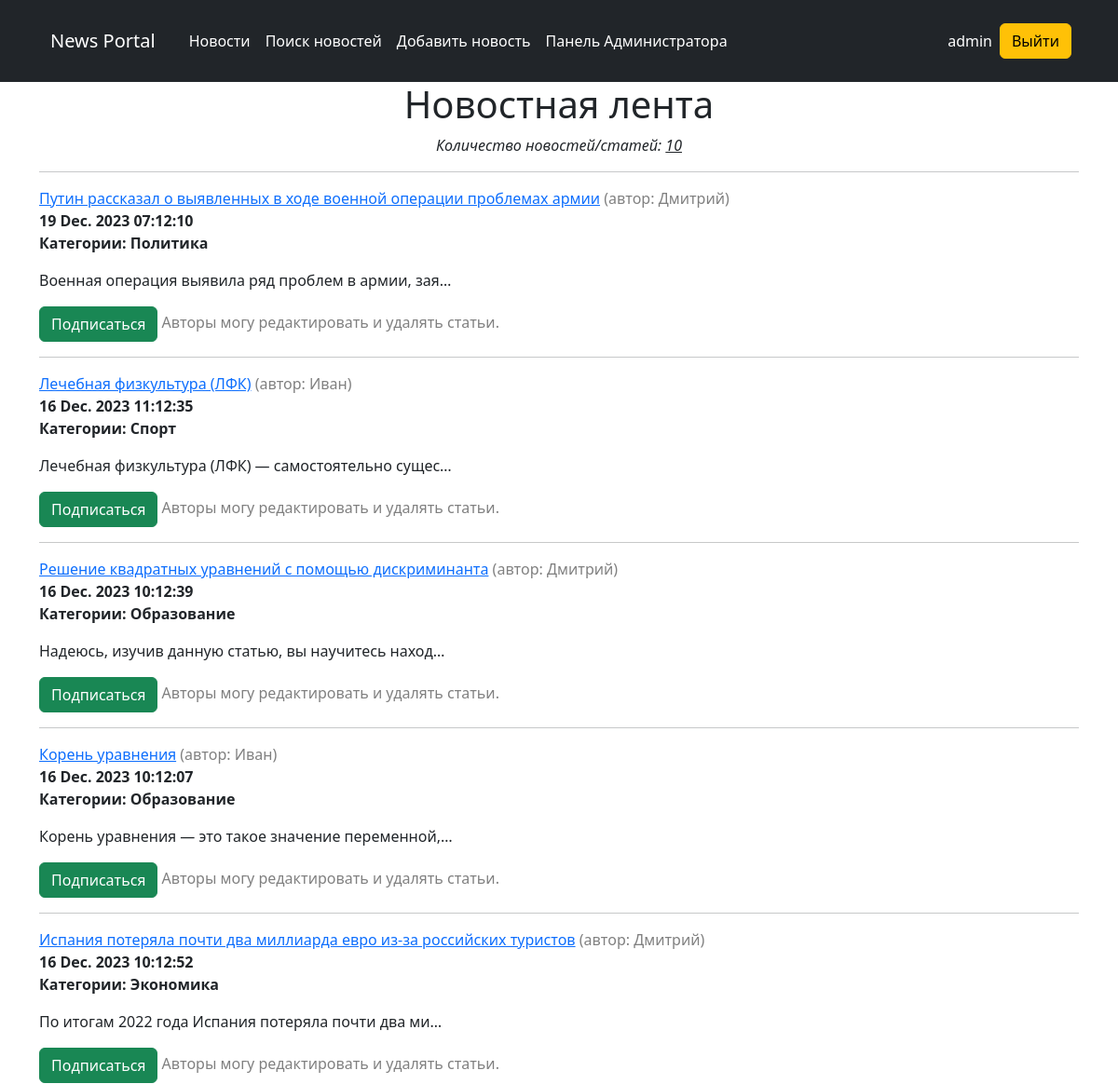
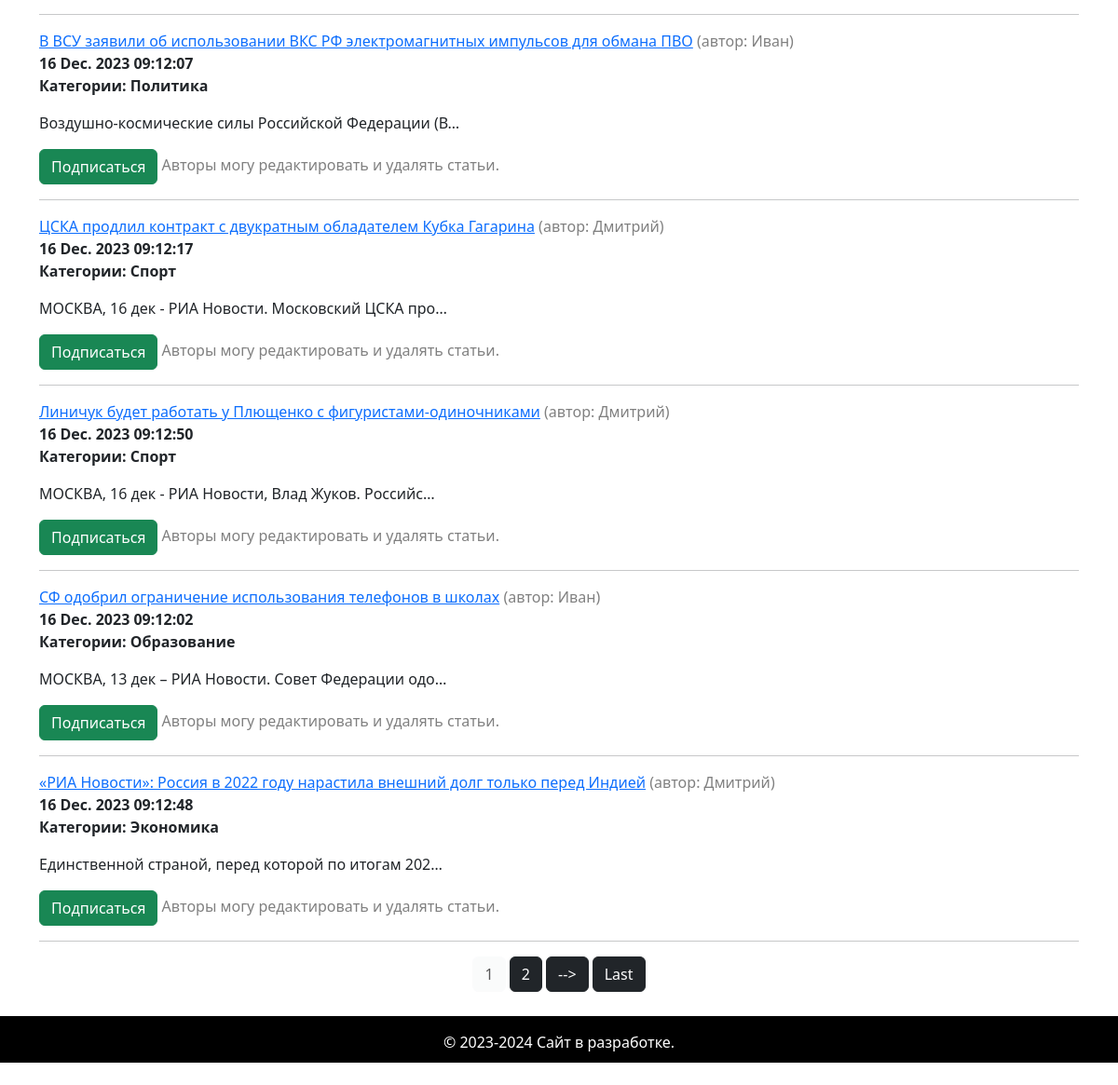
The app's page /news/ (signed in), older data (2 pictures, top to bottom).
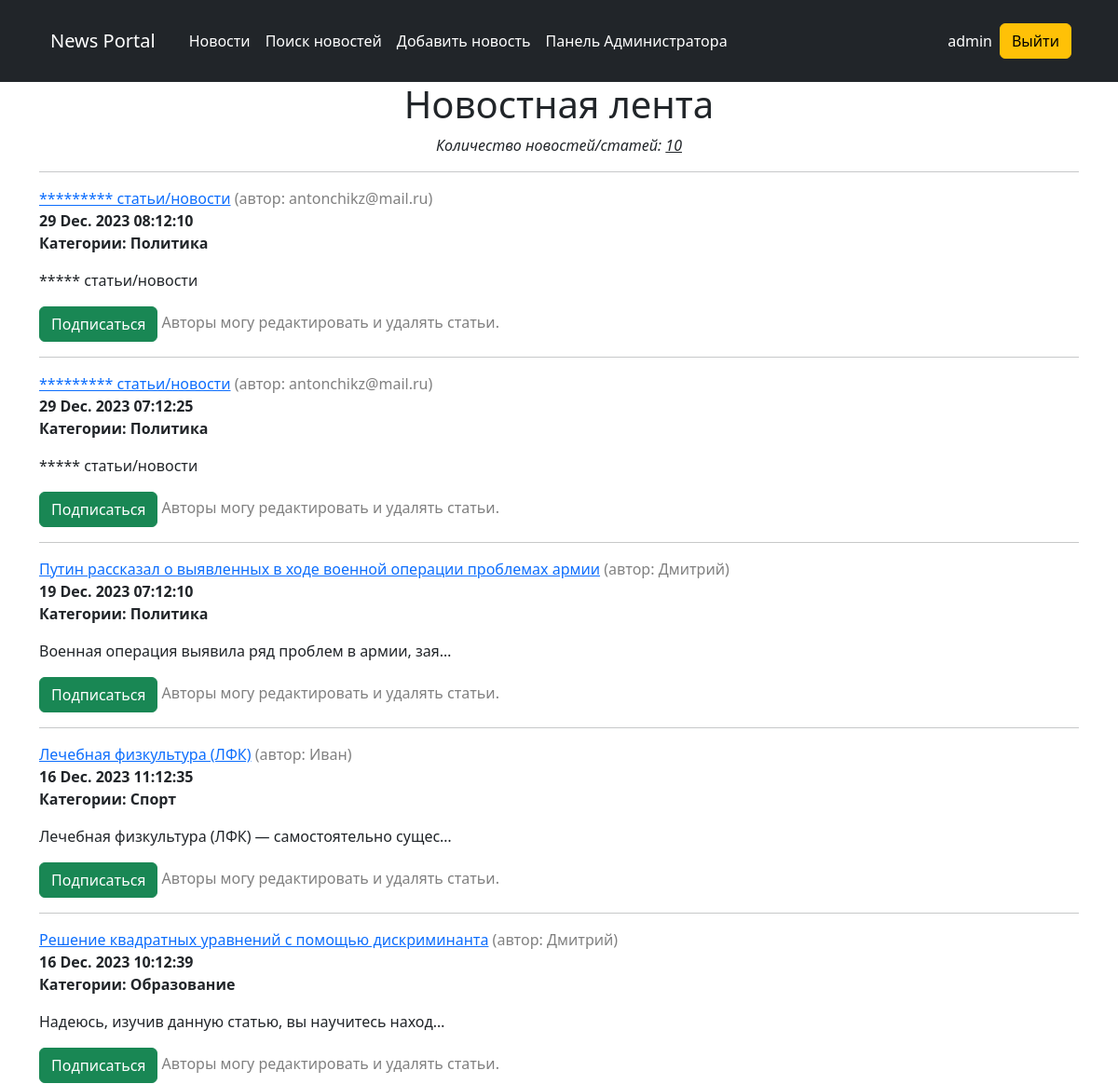
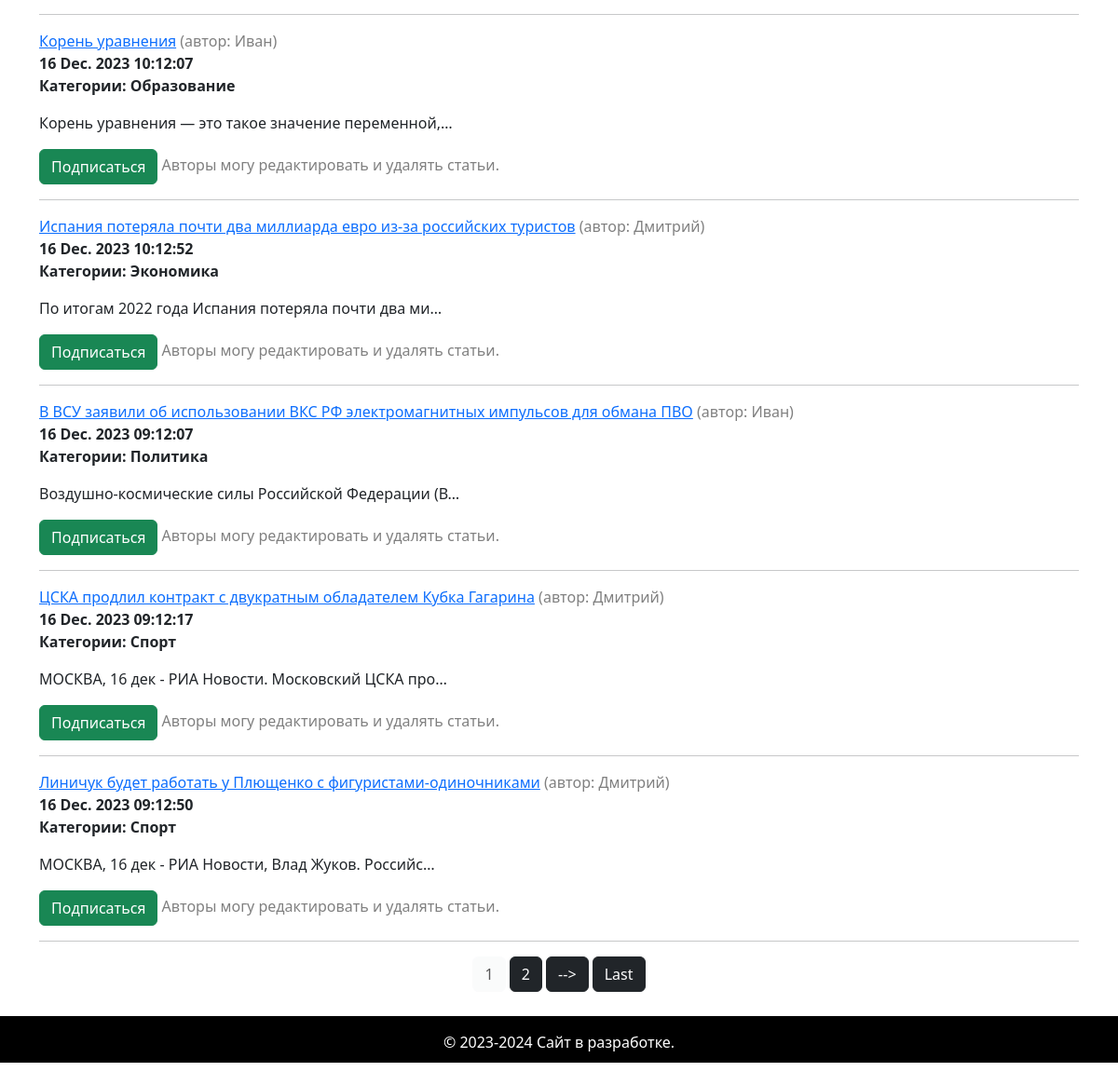
The same page, newer data (2 pictures, top to bottom).
### news/models.py (models this page shows, shortened)
class Post(models.Model):
    article = 'AR'
    news = 'NE'
    POSITIONS = [
        (article, 'Статья'),
        (news, 'Новости'),
    ]
    author = models.ForeignKey(Author, on_delete=models.CASCADE)  # связь «один ко многим» с моделью Author
    choose_news = models.CharField(max_length=2, choices=POSITIONS)
    datetime_post = models.DateTimeField(auto_now_add=True)
    category = models.ManyToManyField(Category, through='PostCategory')  # связь «многие ко многим» с моделью Category
    title = models.CharField(max_length=255, default='Заголовок статьи/новости')
    text = models.TextField(default='Текст статьи/новости')
    rating = models.IntegerField(default=0)

class Author(models.Model):
    user = models.OneToOneField(User, on_delete=models.CASCADE)
    rating = models.IntegerField(default=0)
    def __str__(self):
        return f'{self.user}'

class Category(models.Model):
    name = models.CharField(max_length=255, unique=True)
    subscriber = models.ManyToManyField(User, related_name='categories')
    def __str__(self):
        return self.name

### news/views.py (the view)
# urls.py: path('news/', PostsList.as_view(), name='news'),
class PostsList(LoginRequiredMixin, PermissionRequiredMixin, ListView):
    model = Post
    ordering = '-datetime_post'
    template_name = 'news/posts.html'
    context_object_name = 'news'
    paginate_by = 10
    permission_required = (
        'news.view_post',
    )

### news/templatetags/custom_filters.py (called while the page is built)
def clear_str(word: str) -> str:
    ss = map(lambda x: x if x not in punctuation else "", word)
    result = ''.join(ss)
    return result.lower()

@register.filter()
def censor(value: str) -> str:
    try:
        if type(value) == str:
            result = map(lambda word: '*' * len(word) if clear_str(word) in PI_WORDS else word, value.split())
            text = ' '.join(result)
        else:
            raise TypeError
    except TypeError as e:
        print(f'Необходимо передавать тип данных str, вместо этого получаем {type(value)}')
    else:
        return text

### news/templatetags/custom_tags.py (called while the page is built)
@register.simple_tag(takes_context=True)
def url_replace(context, **kwargs):
    d = context['request'].GET.copy()
    for k, v in kwargs.items():
        d[k] = v
    return d.urlencode()

### templates/news/posts.html (shortened to what this page needs)
{% extends 'flatpages/default.html' %}
{% load custom_filters %}
{% load custom_tags %}
{% block content %}
    <h1>Новостная лента</h1>
    {% if news %}
        <p><i>Количество новостей/статей: <u>{{news|length}}</u></i></p>
        <hr>
        {% for val in news %}
            <div style="text-align: left;">
                <a href="{% url 'post_detail' val.id %}">{{ val.title|censor }}</a>
                <span style="color: gray;">(автор: {{val.author}})</span>
                <br>
                <b>{{ val.datetime_post|date:'d M. Y h:m:s' }}</b>
                <p><b>Категории:
                    {% for cat in val.category.all%}
                        {{cat|title}}
                    {% endfor %}
                </b></p>
                <p>{{ val.text|truncatechars:50|censor }}</p>
                {% if request.user in val.category.first.subscriber.all%}
                    <a class="btn btn-danger" href="{% url 'category_unsubscribe' val.postcategory_set.first.category.pk %}" role="button">Отписаться</a>
                {% else %}
                    <a class="btn btn-success" href="{% url 'category_subscribe' val.postcategory_set.first.category.pk %}" role="button">Подписаться</a>
                {% endif %}
                {% if request.user.author%}
                    <a class="btn btn-warning" href="{% url 'post_update' val.id %}" role="button">Редактировать</a>
                    <a class="btn btn-danger" href="{% url 'post_delete' val.id %}" role="button">Удалить</a>
                {% else %}
                   <span style="color: gray;">Авторы могу редактировать и удалять статьи.</span>
                {% endif %}
            </div>
            <hr>
        {% endfor %}
    {% else %}
        <h2>Новостей нет!</h2>
    {% endif %}
{% include "flatpages/paginate.html" %}
{% endblock content %}

Row changes from the older to the newer data that the page shows:
no longer on this page (row unchanged): Post: title|censor "СФ одобрил ограничение использования телефонов в школах", author "Иван", datetime_post "16 Dec. 2023 09:12:02", text|censor "МОСКВА, 13 дек – РИА Новости. Совет Федерации одо…", shows "Подписаться", Category (name "Образование")
no longer on this page (row unchanged): Post: title|censor "«РИА Новости»: Россия в 2022 году нарастила внешний долг только перед Индией", author "Дмитрий", datetime_post "16 Dec. 2023 09:12:48", text|censor "Единственной страной, перед которой по итогам 202…", shows "Подписаться", Category (name "Экономика")
added Post: title|censor "********* статьи/новости", author "antonchikz@mail.ru", datetime_post "29 Dec. 2023 08:12:10", text|censor "***** статьи/новости", shows "Подписаться", Category (name "Политика")
added Post: title|censor "********* статьи/новости", author "antonchikz@mail.ru", datetime_post "29 Dec. 2023 07:12:25", text|censor "***** статьи/новости", shows "Подписаться", Category (name "Политика")
